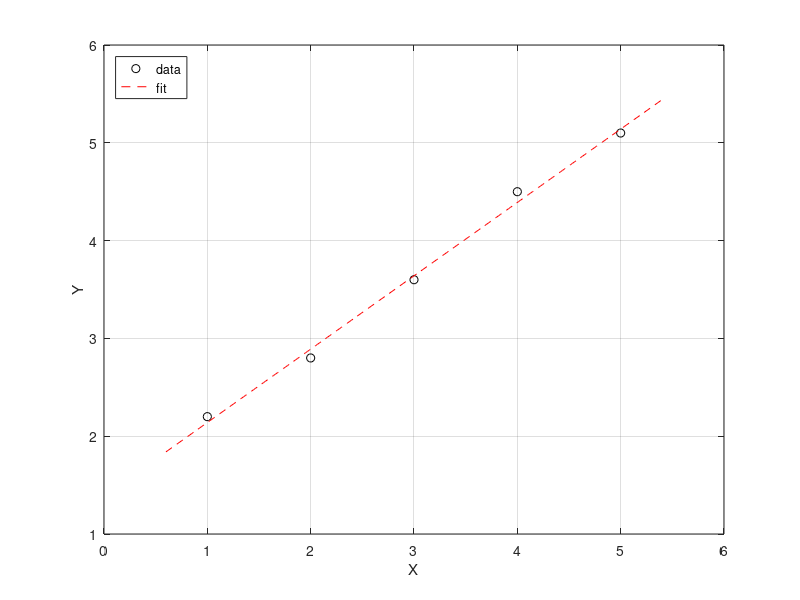

The MATLAB source for this figure:
clear all; % Clear all variables from the workspace
clc;       % Clear the command window

% Load data from a text file
% Assumes 'random_data.txt' has two columns: x and y values
data = load('random_data.txt');
x = data(:,1); % Extract first column as x
y = data(:,2); % Extract second column as y
n = length(x); % Number of data points

% Construct the matrix X for linear regression: [1 x]
% Each row corresponds to a data point: [1, xi]
X = [ones(n,1) x];

% Solve the normal equations using matrix division (least squares solution)
% a(1) = intercept (a0), a(2) = slope (a1)
a = X \ y; % This is a compact way to solve X*a = y

% Plot the original data points
plot(x, y, 'ko'); % Black circles
hold on;

% Generate x values for the fitted line
xi = min(x);
xf = max(x);
width = xf - xi;
x_fit = linspace(xi-0.1*width, xf+0.1*width, 250);

% Plot the fitted line
plot(x_fit, a(1) + a(2)*x_fit, 'r--'); % Fitted line (red dashed)

hold off;

% Label the axes
xlabel('X');
ylabel('Y');

% Add grid and legend
grid on;
legend('data', 'fit', 'location', 'northwest');
